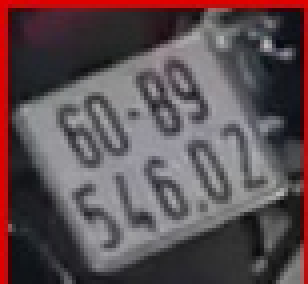
#> input picture crop.jpg, 77 x 71 px (shown 4 times larger)
$ python -i utils_rotate.py   (imports and definitions only)
#> lines starting #> are read from the running program, lines starting #| are printed output that depends on the picture
#> further down, picture is the input picture: shape (71, 77, 3); mean B, G, R 82, 78.3, 94.2
import numpy as np
import math
import cv2
from typing import Optional

CLAHE_CLIP_LIMIT = 3.0
CLAHE_TILE_SIZE = (8, 8)
CANNY_THRESHOLD_LOW = 30
CANNY_THRESHOLD_HIGH = 100
HOUGH_THRESHOLD = 30
MAX_ROTATION_ANGLE = 30
MIN_LINE_Y_POSITION = 7


def enhance_contrast(image: np.ndarray) -> np.ndarray:
    lab_image = cv2.cvtColor(image, cv2.COLOR_BGR2LAB)
#> lab_image: shape (71, 77, 3); mean of channels 0, 1, 2 90.5, 134.6, 130
    l_channel, a_channel, b_channel = cv2.split(lab_image)
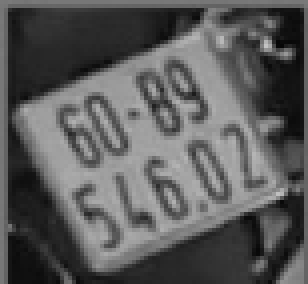
#> l_channel: shape (71, 77) (shown 4 times larger); min 6, max 195, mean 90.5
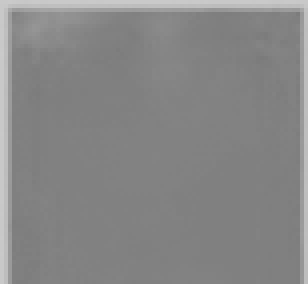
#> a_channel: shape (71, 77) (shown 4 times larger); min 123, max 202, mean 134.6

    clahe = cv2.createCLAHE(clipLimit=CLAHE_CLIP_LIMIT, tileGridSize=CLAHE_TILE_SIZE)
    enhanced_l = clahe.apply(l_channel)
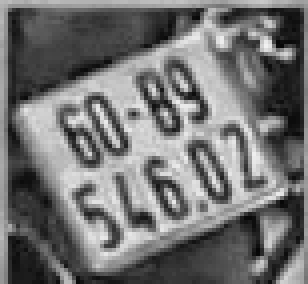
#> enhanced_l: shape (71, 77) (shown 4 times larger); min 5, max 241, mean 114.4

    enhanced_lab = cv2.merge((enhanced_l, a_channel, b_channel))
#> enhanced_lab: shape (71, 77, 3); mean of channels 0, 1, 2 114.4, 134.6, 130
    enhanced_image = cv2.cvtColor(enhanced_lab, cv2.COLOR_LAB2BGR)
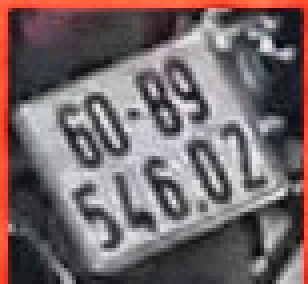
#> enhanced_image: shape (71, 77, 3) (shown 4 times larger); mean B, G, R 105.5, 103.6, 117.6

    return enhanced_image


# [93 lines left out: functions rotate_image, _get_image_dimensions, _find_dominant_line, compute_skew_angle, deskew, not called in this run]

>>> import cv2
>>> picture = cv2.imread('../crop.jpg')
>>> result = enhance_contrast(picture)
